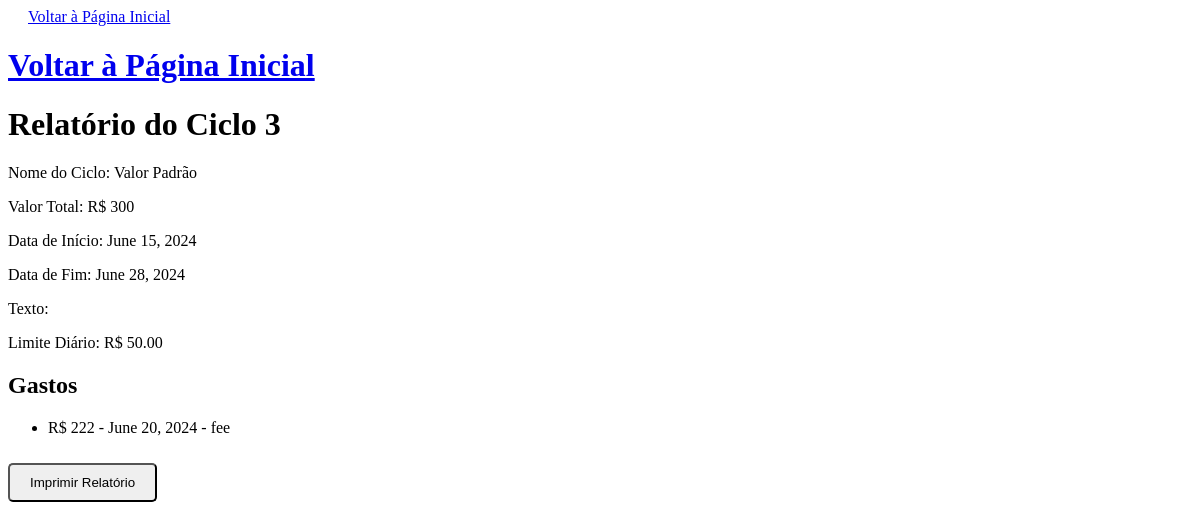
Page /relatorio/3/ on the earlier database version.
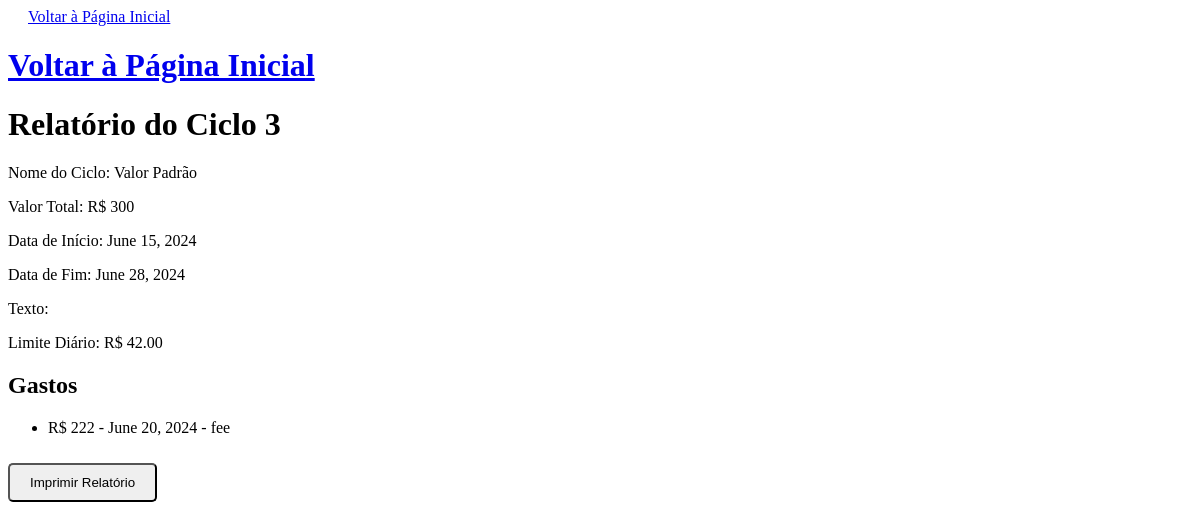
Same page on the later database version.
### amarradorapp/models.py (models this page shows, shortened)
class Ciclo(models.Model):
    valor = models.IntegerField()
    data_inicio = models.DateField()
    data_fim = models.DateField()
    texto = models.TextField()
    nome = models.CharField(max_length=100, default="Valor Padrão")
    limite_diario = models.DecimalField(max_digits=10, decimal_places=2, default=0.00)
    dias_passados = models.IntegerField(default=0)
    encerrado = models.BooleanField(default=False)

### amarradorapp/views.py (the view)
# urls.py: path('relatorio/<int:ciclo_id>/', relatorio, name='relatorio'),
def relatorio(request, ciclo_id):
    ciclo = get_object_or_404(Ciclo, id=ciclo_id)
    gastos = Gasto.objects.filter(ciclo=ciclo)
    contexto = {
        'ciclo': ciclo,
        'gastos': gastos,
    }
    return render(request, 'relatorio.html', contexto)

### amarradorapp/templates/relatorio.html (shortened to what this page needs)
<!DOCTYPE html>
<html lang="pt-br">
<head>
</head>
<body>
<div>
    <a href="{% url 'inicio' %}" style="padding: 10px 20px; border-radius: 5px; cursor: pointer;">
        Voltar à Página Inicial
    </a>
</div>
<h1><a href="{% url 'inicio' %}">Voltar à Página Inicial</a></h1>
<h1>Relatório do Ciclo {{ ciclo.id }}</h1>
<p>Nome do Ciclo: {{ ciclo.nome }}</p>
<p>Valor Total: R$ {{ ciclo.valor }}</p>
<p>Data de Início: {{ ciclo.data_inicio }}</p>
<p>Data de Fim: {{ ciclo.data_fim }}</p>
<p>Texto: {{ ciclo.texto }}</p>
<p>Limite Diário: R$ {{ ciclo.limite_diario }}</p>
<h2>Gastos</h2>
<ul>
    {% for gasto in gastos %}
    <li>
        R$ {{ gasto.valor }} - {{ gasto.data }} - {{ gasto.descricao }}
    </li>
    {% endfor %}
</ul>
<div>
    <button onclick="confirmarImpressaoRelatorio()"
    style="padding: 10px 20px; margin-top: 10px; border-radius: 5px; cursor: pointer;">
    Imprimir Relatório
    </button>
</div>
</body>
</html>

Differences in the rows shown:
changed Ciclo "Valor Padrão": limite_diario "50.00" → "42.00"
